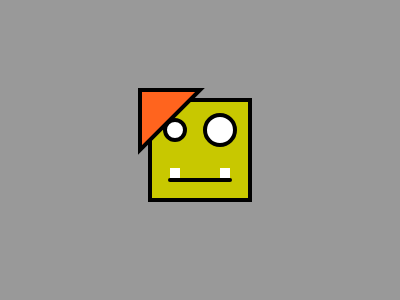
Frame 1 (no input)
Frame 60 (no input): identical to frame 1, image omitted
Frame 120 (the mouse pressed at the canvas centre since frame 60): identical to frame 1, image omitted

The p5.js sketch that drew this single still picture (run headless with seeded random() and noise() and a simulated clock; from frame 60 on, the mouse is pressed at the canvas centre):

// p5.js sketch
// ── sketch.js
function setup() {
  createCanvas(400, 300);
  background(153);

  strokeWeight(4);

  fill(200,200,0);
  rect(width/2-50, height/2-50, 100, 100);

  fill (255);
  ellipse(width/2-50+25, height/2-50+30, 20, 20)
  ellipse(width/2-50+70, height/2-50+30, 30, 30)

  stroke(0);
  line(width/2-30, height/2+30, width/2+30, height/2+30)

  noStroke();
  rect(width/2-30, height/2+18, 10, 10);
  rect(width/2+20, height/2+18, 10, 10);

  push();
  stroke(0);
  translate(width/2-60,height/2-60);
  fill(255,100,30);
  triangle(0, 0, 0, 60, 60, 0);
  pop();
}

function draw() {
}
